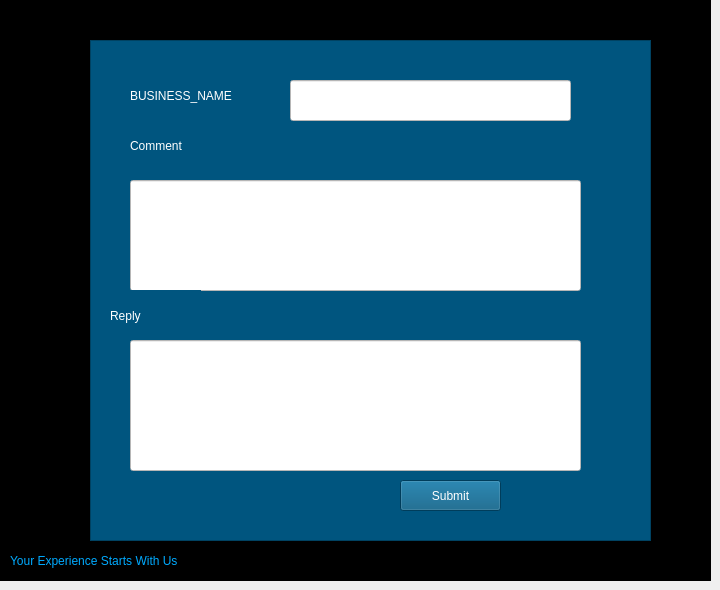
    <widget class="QWidget" name="Reply">
     <widget class="QFrame" name="frame_11">
      <property name="geometry">
       <rect>
        <x>0</x>
        <y>0</y>
        <width>711</width>
        <height>581</height>
       </rect>
      </property>
      <property name="styleSheet">
       <string notr="true">background-color: rgb(0, 0, 0);</string>
      </property>
      <property name="frameShape">
       <enum>QFrame::StyledPanel</enum>
      </property>
      <property name="frameShadow">
       <enum>QFrame::Raised</enum>
      </property>
      <widget class="QFrame" name="frame_12">
       <property name="geometry">
        <rect>
         <x>90</x>
         <y>40</y>
         <width>561</width>
         <height>501</height>
        </rect>
       </property>
       <property name="styleSheet">
        <string notr="true">background-color: rgb(0, 85, 127);</string>
       </property>
       <property name="frameShape">
        <enum>QFrame::StyledPanel</enum>
       </property>
       <property name="frameShadow">
        <enum>QFrame::Raised</enum>
       </property>
       <widget class="QLineEdit" name="lineEdit_7">
        <property name="geometry">
         <rect>
          <x>40</x>
          <y>140</y>
          <width>451</width>
          <height>111</height>
         </rect>
        </property>
        <property name="styleSheet">
         <string notr="true">color: rgb(0, 85, 127);
font: 12pt &quot;Stencil&quot;;
background-color: rgb(255, 255, 255);
</string>
        </property>
        <property name="text">
         <string/>
        </property>
        <property name="cursorPosition">
         <number>0</number>
        </property>
        <property name="alignment">
         <set>Qt::AlignLeading|Qt::AlignLeft|Qt::AlignTop</set>
        </property>
       </widget>
       <widget class="QLabel" name="label_18">
        <property name="geometry">
         <rect>
          <x>40</x>
          <y>30</y>
          <width>151</width>
          <height>51</height>
         </rect>
        </property>
        <property name="styleSheet">
         <string notr="true">font: 14pt &quot;Stencil&quot;;
color: rgb(255, 255, 255);</string>
        </property>
        <property name="text">
         <string>BUSINESS_NAME</string>
        </property>
       </widget>
       <widget class="QLabel" name="label_23">
        <property name="geometry">
         <rect>
          <x>40</x>
          <y>80</y>
          <width>131</width>
          <height>51</height>
         </rect>
        </property>
        <property name="styleSheet">
         <string notr="true">font: 14pt &quot;Stencil&quot;;
color: rgb(255, 255, 255);</string>
        </property>
        <property name="text">
         <string>Comment</string>
        </property>
       </widget>
       <widget class="QPushButton" name="pushButton_12">
        <property name="geometry">
         <rect>
          <x>310</x>
          <y>440</y>
          <width>101</width>
          <height>31</height>
         </rect>
        </property>
        <property name="styleSheet">
         <string notr="true">font: 14pt &quot;Stencil&quot;;
color: rgb(255, 255, 255);</string>
        </property>
        <property name="text">
         <string>Submit</string>
        </property>
       </widget>
       <widget class="QLabel" name="label_24">
        <property name="geometry">
         <rect>
          <x>20</x>
          <y>250</y>
          <width>91</width>
          <height>51</height>
         </rect>
        </property>
        <property name="styleSheet">
         <string notr="true">font: 14pt &quot;Stencil&quot;;
color: rgb(255, 255, 255);</string>
        </property>
        <property name="text">
         <string>Reply</string>
        </property>
       </widget>
       <widget class="QLineEdit" name="lineEdit_8">
        <property name="geometry">
         <rect>
          <x>40</x>
          <y>300</y>
          <width>451</width>
          <height>131</height>
         </rect>
        </property>
        <property name="styleSheet">
         <string notr="true">color: rgb(0, 85, 127);
font: 12pt &quot;Stencil&quot;;
background-color: rgb(255, 255, 255);
</string>
        </property>
        <property name="text">
         <string/>
        </property>
        <property name="cursorPosition">
         <number>0</number>
        </property>
        <property name="alignment">
         <set>Qt::AlignLeading|Qt::AlignLeft|Qt::AlignTop</set>
        </property>
       </widget>
       <widget class="QLineEdit" name="lineEdit_9">
        <property name="geometry">
         <rect>
          <x>200</x>
          <y>40</y>
          <width>281</width>
          <height>41</height>
         </rect>
        </property>
        <property name="styleSheet">
         <string notr="true">color: rgb(0, 85, 127);
font: 12pt &quot;Stencil&quot;;
background-color: rgb(255, 255, 255);
</string>
        </property>
        <property name="text">
         <string/>
        </property>
        <property name="cursorPosition">
         <number>0</number>
        </property>
        <property name="alignment">
         <set>Qt::AlignLeading|Qt::AlignLeft|Qt::AlignTop</set>
        </property>
       </widget>
      </widget>
      <widget class="QLabel" name="label_25">
       <property name="geometry">
        <rect>
         <x>10</x>
         <y>550</y>
         <width>197</width>
         <height>21</height>
        </rect>
       </property>
       <property name="styleSheet">
        <string notr="true">font: 700 10pt &quot;Segoe UI&quot;;
color: rgb(0, 170, 255);</string>
       </property>
       <property name="text">
        <string>Your Experience Starts With Us</string>
       </property>
      </widget>
     </widget>
    </widget>
